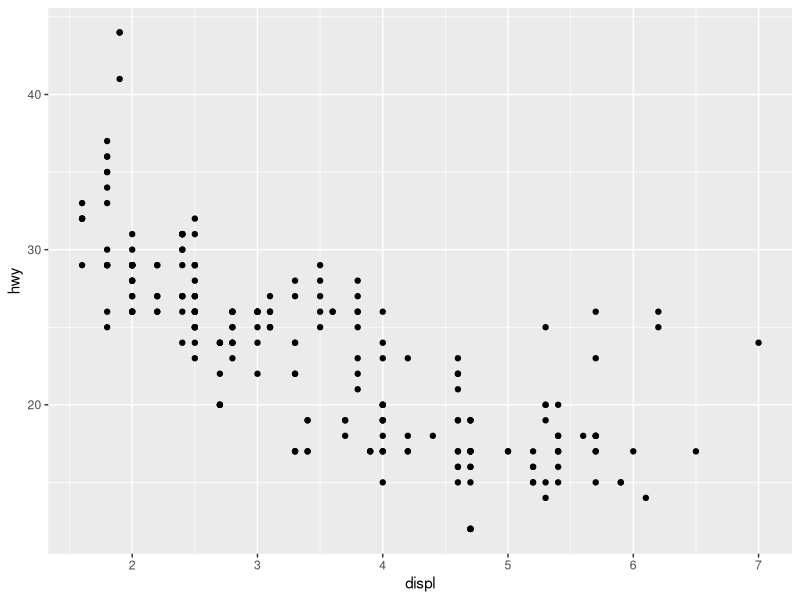
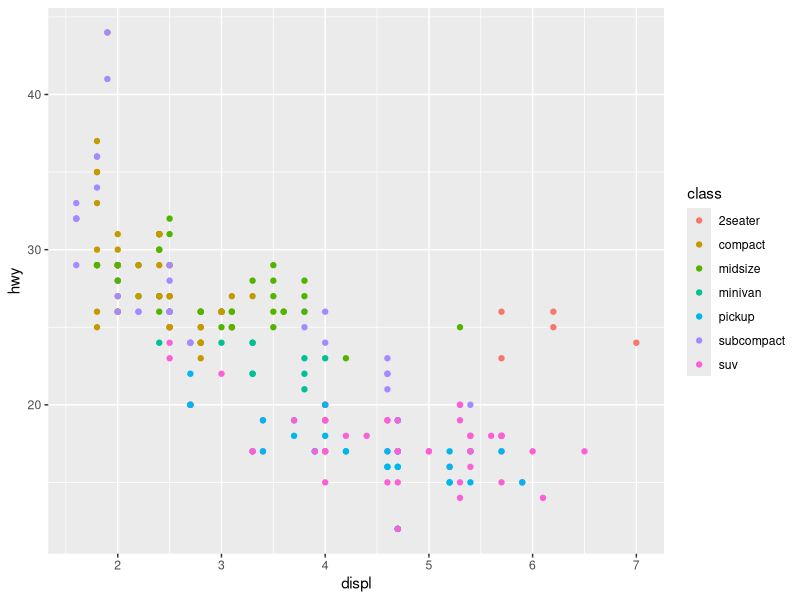
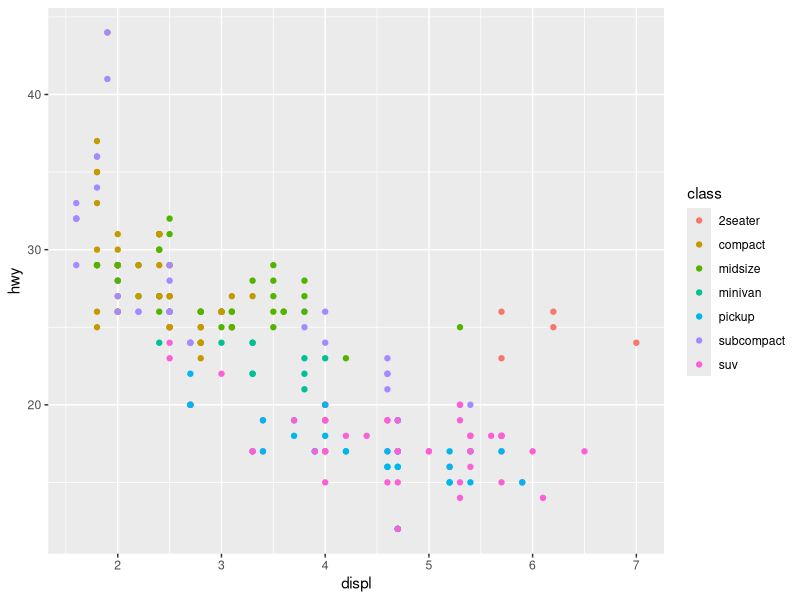
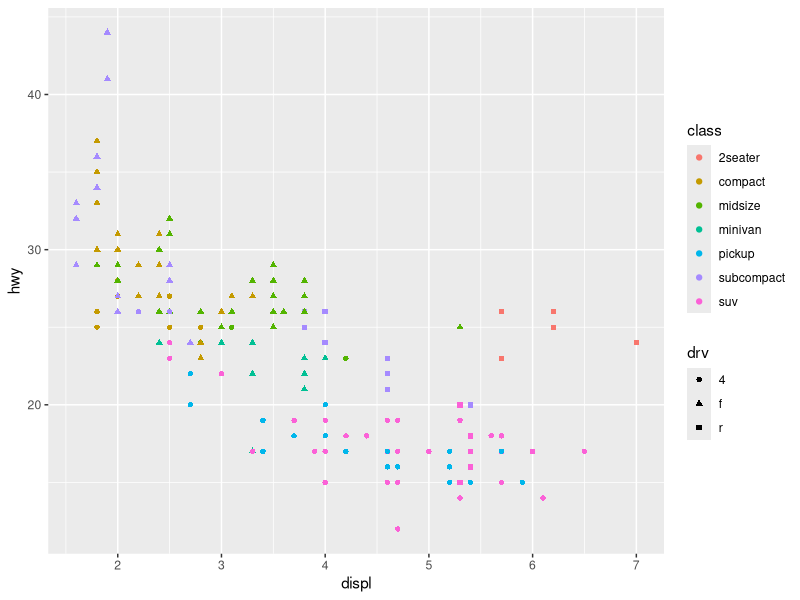
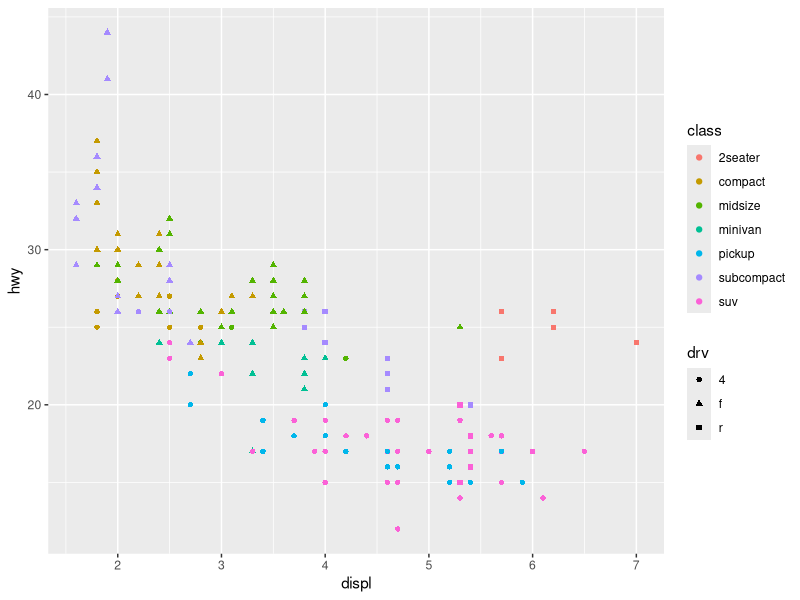
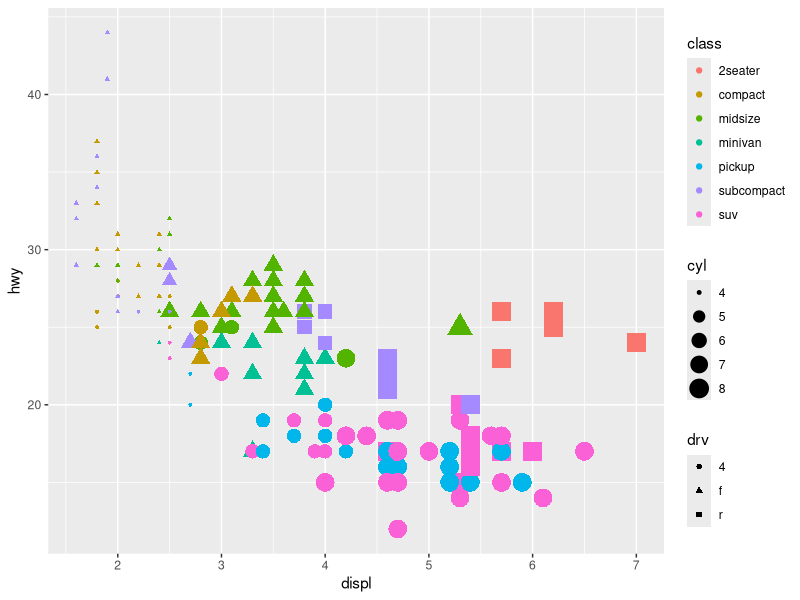
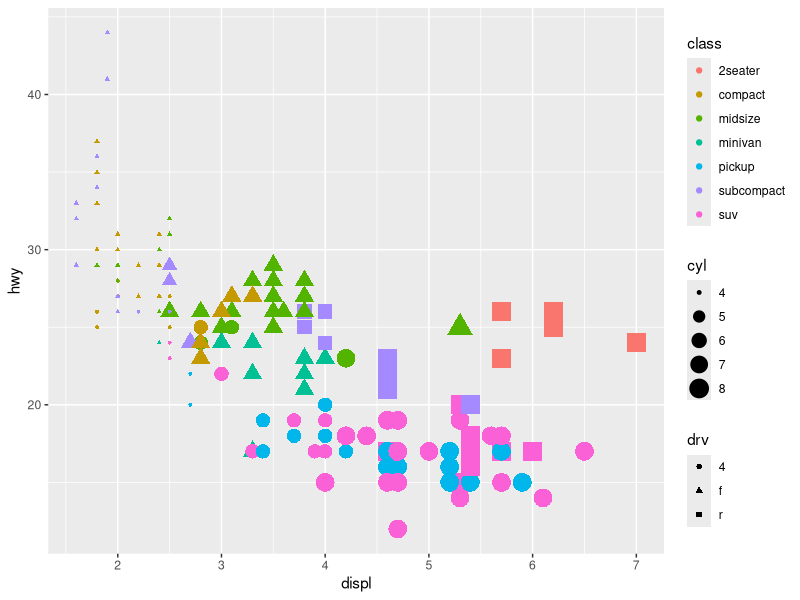
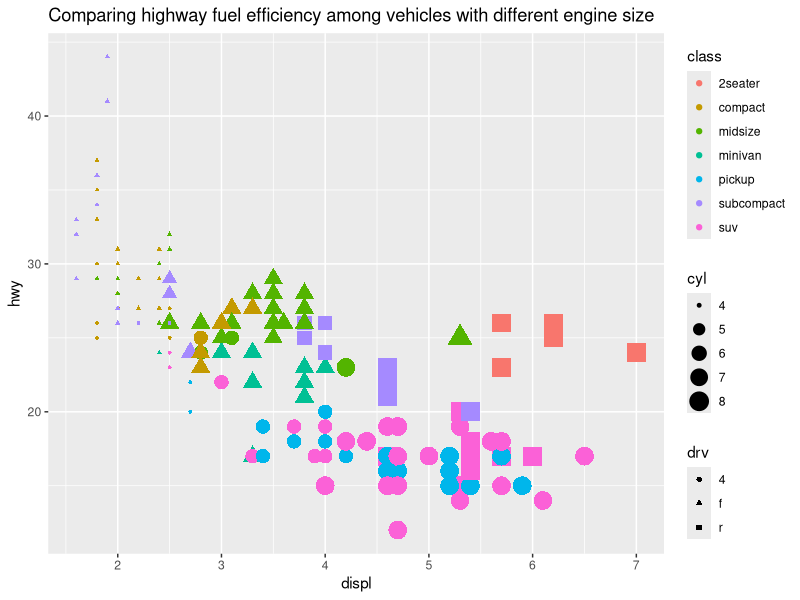

These charts were generated, in order, by the following R code:
#Name:Rong Luo  Student ID:300099510
# EPI5143 Winter 2020 Quiz 3. Due Wednesday March 11th, 2020 by 11:59pm.   
# Please provide the code (and results from console if requested) you used to execute 
# the requested commands in each question 1 to 4 in this file.  Don't forget to include 
# your name in the document! (and in the filename) don't include the plot images themselves
# When you have completed the assignment, save it in same file format right from RStudio 
# (.R which is simply a plain text file) ans submit it to Github using instructions 
# from last class and the link emailed to you
# If you haven't already, install the "tidyverse" package, and load it into memory
# using the library() command
# The data visualization lecture notes, as well as Chapter 3: Data Visualization from 
# "R for Data Science" (available at https://r4ds.had.co.nz/ ) are good resources to 
# provide guidance 

# Question 1. The dataset mpg dataset is a base R dataset which includes data on fuel efficiency of a number
# of makes and models of automobile Have a look at this dataset using the View() command.
# how many observations and how many variables does this dataset have? (provide the code 
# and result from the console window)
# (hint:  use the nrow() and ncol() and/or the dim()  R functions )
install.packages("tidyverse")
library(tidyverse)
view(mpg)
nrow(mpg)
dim(mpg)
###Results: This dataset has 234 observations and 11 variables; 



# The following commands to ggplot create a basic plot of the 
# highway fuel efficiency vs.engine size (displacement in L) for vehicles in the dataset
# ie. x=displ and y=hwy, run this code and look at the plot 
# (click zoom in the plots window to make it bigger) 
##################
ggplot(data = mpg) + geom_point(mapping = aes(x = displ, y = hwy))
##################


# Question 2. modify and run the ggplot code to make each class of vehicle a different colour
ggplot(mpg,aes(x=displ,y=hwy,color=class))+geom_point()

#or
ggplot(data=mpg)+geom_point(mapping=aes(x=displ,y=hwy,color=class))


# Question 3. further modify and run the code to use a different shape to plot vehicles
# according whether vehicle is front, rear or 4 wheel drive (drv)
ggplot(data=mpg,aes(x=displ,y=hwy,color=class,shape=drv))+geom_point()

#or
ggplot(data=mpg)+geom_point(mapping=aes(x=displ,y=hwy,color=class,shape=drv))

# Question 4. further modify and run the code to make the size of each point on the plot proportional
# to the number of cylinders the vehicle's engine has (cyl)
ggplot(data=mpg,aes(x=displ,y=hwy,color=class,shape=drv,size=cyl))+geom_point()

#or
ggplot(data=mpg)+geom_point(mapping=aes(x=displ,y=hwy,color=class,shape=drv,size=cyl))

# Question 5. Modify the code to add a suitable title of your choice to your plot
ggplot(data=mpg,aes(x=displ,y=hwy,color=class,shape=drv,size=cyl))+geom_point()+
ggtitle("Comparing highway fuel efficiency among vehicles with different engine size")

#or
ggplot(data=mpg)+geom_point(mapping=aes(x=displ,y=hwy,color=class,shape=drv,size=cyl))+
ggtitle("Comparing highway fuel efficiency among vehicles with different engine size")
